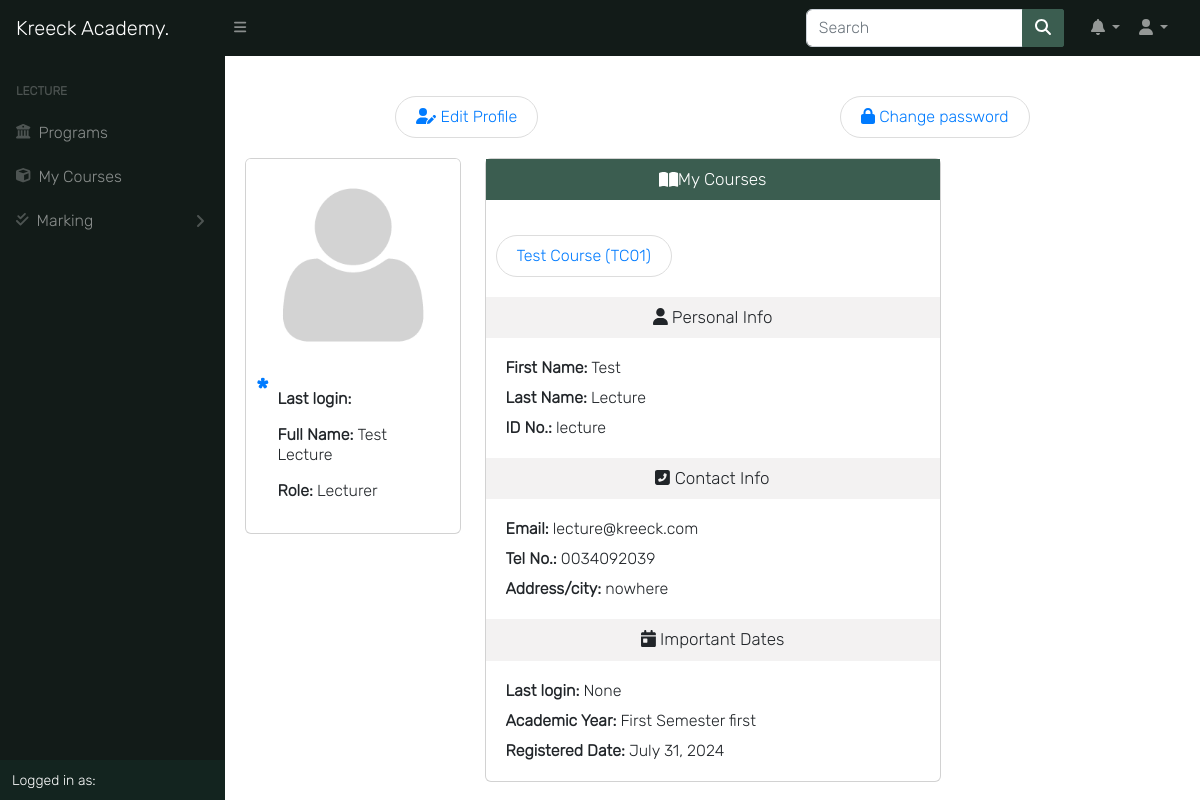
Screenshot of /auth/profile/ (signed in) with the database file from the repository.
### accounts/models.py (models this page shows, shortened)
class User(AbstractUser):
    is_student = models.BooleanField(default=False)
    is_lecturer = models.BooleanField(default=False)
    is_parent = models.BooleanField(default=False)
    is_dep_head = models.BooleanField(default=False)
    phone = models.CharField(max_length=60, blank=True, null=True)
    address = models.CharField(max_length=60, blank=True, null=True)
    picture = models.ImageField(upload_to='profile_pictures/%y/%m/%d/', default='default.png', null=True)
    email = models.EmailField(blank=True, null=True)
    username_validator = ASCIIUsernameValidator()
    objects = UserManager()
    @property
    def get_full_name(self):
        full_name = self.username
        if self.first_name and self.last_name:
            full_name = self.first_name + " " + self.last_name
        return full_name
    @property
    def get_user_role(self):
        if self.is_superuser:
            return "Admin"
        elif self.is_student:
            return "Student"
        elif self.is_lecturer:
            return "Lecturer"
        elif self.is_parent:
            return "Parent"

### course/models.py (models this page shows, shortened)
class Course(models.Model):
    slug = models.SlugField(blank=True, unique=True)
    title = models.CharField(max_length=200, null=True)
    code = models.CharField(max_length=200, unique=True, null=True)
    credit = models.IntegerField(null=True, default=0)
    summary = models.TextField(max_length=200, blank=True, null=True)
    program = models.ForeignKey(Program, on_delete=models.CASCADE)
    level = models.CharField(max_length=25, choices=LEVEL, null=True)
    year = models.IntegerField(choices=YEARS, default=0)
    semester = models.CharField(choices=SEMESTER, max_length=200)
    is_elective = models.BooleanField(default=False, blank=True, null=True)
    price = models.DecimalField(max_digits=10, decimal_places=2, default=0.00)
    objects = CourseManager()
    def __str__(self):
        return "{0} ({1})".format(self.title, self.code, self.price)
    def get_absolute_url(self):
        return reverse('course_detail', kwargs={'slug': self.slug})

### app/models.py (models this page shows)
class Semester(models.Model):
    semester = models.CharField(max_length=10, choices=SEMESTER, blank=True)
    is_current_semester = models.BooleanField(default=False, blank=True, null=True)
    session = models.ForeignKey(Session, on_delete=models.CASCADE, blank=True, null=True)
    next_semester_begins = models.DateField(null=True, blank=True)
    def __str__(self):
        return self.semester

class Session(models.Model):
    session = models.CharField(max_length=200, unique=True)
    is_current_session = models.BooleanField(default=False, blank=True, null=True)
    next_session_begins = models.DateField(blank=True, null=True)
    def __str__(self):
        return self.session

### accounts/views.py (the view, shortened to what this page needs)
# urls.py: path('profile/', profile, name='profile'),
@cache_control(no_cache=True, must_revalidate=True, no_store=True)
@login_required
def profile(request):
    try:
        current_session = get_object_or_404(Session, is_current_session=True)
        current_semester = get_object_or_404(Semester, is_current_semester=True, session=current_session)
    except Semester.MultipleObjectsReturned and Semester.DoesNotExist and Session.DoesNotExist:
        raise Http404
    if request.user.is_lecturer:
        courses = Course.objects.filter(allocated_course__lecturer__pk=request.user.id).filter(
            semester=current_semester)
        return render(request, 'accounts/profile.html', {
            'title': request.user.get_full_name,
            "courses": courses,
            'current_session': current_session,
            'current_semester': current_semester,
        })

### templates/accounts/profile.html (shortened to what this page needs)
{% extends 'base.html' %}
{% load static %}
{% load i18n %}
{% block content %}
{% if user.is_authenticated %}
<div class="btn-flex">
    <a class="edit-btn" href="{% url 'edit_profile' %}"><i class="fas fa-user-edit"></i>
        <span class="mobile-hide">Edit Profile</span></a>
    <a class="edit-btn" href="{% url 'change_password' %}"><i class="fas fa-lock"></i><span class="mobile-hide">
        Change password</span></a>
</div>
<div class="row">
    <div class="col-md-3 mx-auto">
        <div class="card">
            {% if request.user.is_authenticated %}
                {% if not request.user.is_lecturer %}
                    <img src="{{ user.picture.url }}" class="dashboard-img" onload="cacheProfilePicture(this);">
                {% else %}
                    <img src="{{ user.picture.url }}" class="dashboard-img">
                {% endif %}
            {% endif %}
            <div class="program-description">
                <p><strong>Last login: </strong>{{ user.last_login|date }}</p>
                <p><strong>Full Name: </strong>{{ user.get_full_name|title }}</p>
                <p><strong>Role: </strong>
                    {{ user.get_user_role }}
                </p>
            </div>
        </div>
    </div>
    <div class="col-md-6 mx-auto">
        <div class="card">
            {% if user.is_lecturer %}
            <p class="form-title"><i class="fas fa-book-open"></i>My Courses</p>
            <div class="dashboard-description">
                {% if courses %}
                    <div class="flex">
                        {% for course in courses %}
                            <div class="flex"><a class="edit-btn" href="{{ course.get_absolute_url }}">{{ course }}</a></div>
                        {% endfor %}
                    </div>
                {% else %}
                        <div class="text-danger"><i class="far fa-frown"></i>No courses!</div>
                {% endif %}
            </div>
            {% endif %}
            <p class="title-info"><i class="fas fa-user"></i> Personal Info</p>
            <div class="dashboard-description">
                <p><strong>First Name:</strong> {{ user.first_name|title }}</p>
                <p><strong>Last Name:</strong> {{ user.last_name|title }}</p>
                <p><strong>ID No.:</strong> {{ user.username }}</p>
            </div>
            <p class="title-info"><i class="fas fa-phone-square-alt"></i> Contact Info</p>
            <div class="dashboard-description">
                <p><strong>Email:</strong> {{ user.email }}</p>
                <p><strong>Tel No.:</strong> {{ user.phone }}</p>
                <p><strong>Address/city:</strong> {{ user.address }}</p>
            </div>
            <p class="title-info"><i class="fa fa-calendar-day"></i> Important Dates</p>
            <div class="dashboard-description">
                <p><strong>Last login:</strong> {{ user.last_login }}</p>
                <p><strong>Academic Year:</strong> {{ current_semester }} Semester {{ current_session }}</p>
                <p><strong>Registered Date:</strong> {{ user.date_joined|date }}</p>
            </div>
        </div>
    </div>
    <div class="col-md-3 mx-auto"></div>
</div>
{% endif %}
{% endblock content %}

### static/css/all.css (style rules this page uses)
.fa-book-open:before { content: "\f518"; }
.fa-calendar-day:before { content: "\f783"; }
.fa-lock:before { content: "\f023"; }
.fa-user:before { content: "\f007"; }

### static/css/style.css (style rules this page uses)
*, body { font-family: "Inter", sans-serif; }
body { background-color: #ffffff; }
.btn-flex { display: -webkit-box; display: -ms-flexbox; display: flex; -webkit-box-pack: center; -ms-flex-pack: center; justify-content: center; -ms-flex-wrap: wrap; flex-wrap: wrap; margin: 10px auto; }
a { color: #666; text-decoration: none; }
.dashboard-img { width: 100%; border-top-left-radius: 0.3em; border-top-right-radius: 0.3em; }
.dashboard-description { padding: 10px; }
.dashboard-description p { margin: 10px; }
.program-description { position: relative; padding: 1rem 2rem; }
.program-description::before { content: "*"; position: absolute; top: 0; left: 10px; color: #007bff; font-weight: bold; font-size: 30px; margin-right: 1rem; }
.title-info { font-weight: 400; font-size: 17px; padding: 10px; background: #f3f2f2; text-align: center; margin: 0px; }
.form-title { display: -webkit-box; display: -ms-flexbox; display: flex; -webkit-box-align: center; -ms-flex-align: center; align-items: center; -webkit-box-pack: center; -ms-flex-pack: center; justify-content: center; font-weight: 400; font-size: 17px; padding: 10px; background: #3b5d50; color: #fff; text-align: center; margin-bottom: 15px; }
.edit-btn { font-family: inherit; text-align: center; width: auto; padding: 10px 20px; margin: 10px auto; cursor: pointer; color: #007bff; border: 1px solid #ddd; border-radius: 2rem; }
.flex { display: -webkit-box; display: -ms-flexbox; display: flex; -ms-flex-wrap: wrap; flex-wrap: wrap; -webkit-box-pack: justify; -ms-flex-pack: justify; justify-content: space-between; }

### rows the page displays
User: picture (placeholder picture), get_full_name "Test Lecture", get_user_role "Lecturer", first_name "Test", last_name "Lecture", username "lecture", email "lecture@kreeck.com", phone "0034092039", address "nowhere", last_login "None", date_joined "July 31, 2024"
Course: title+code+price "Test Course (TC01)"
Semester: semester "First"
Session: session "first"
